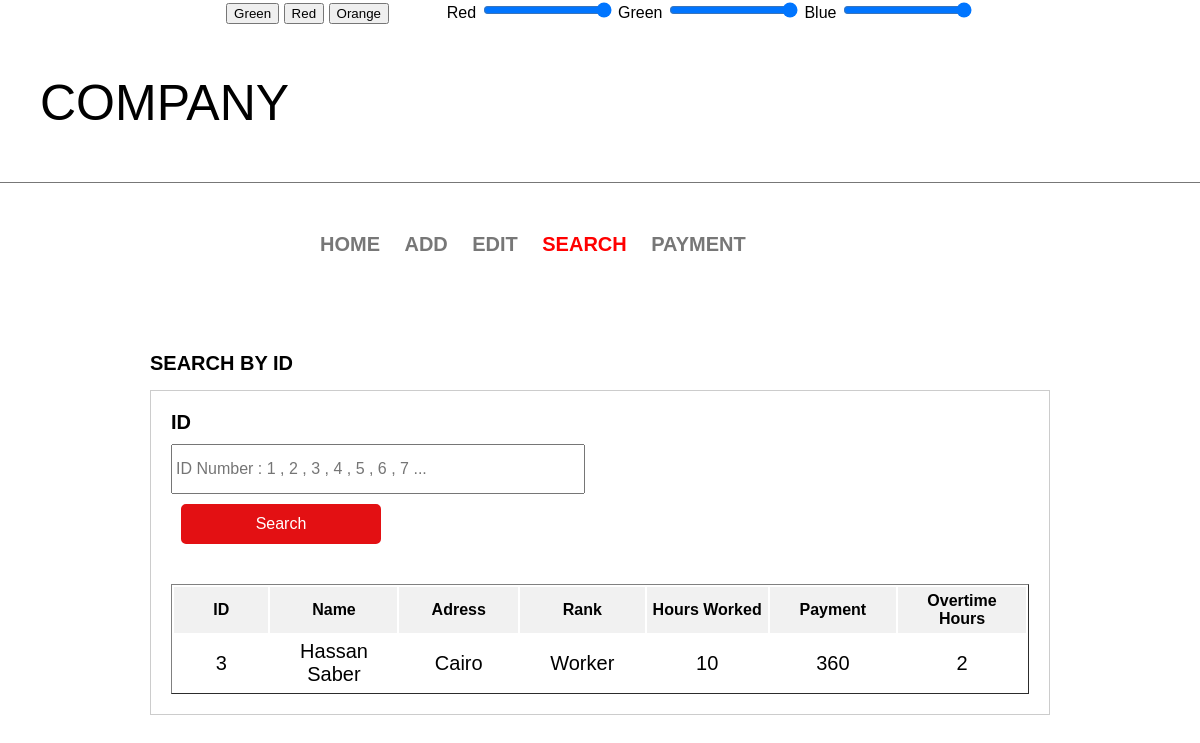
/Search.php?ID=3, run on the app's committed database.
### tables this page shows
CREATE TABLE `Employe_Data` (
  `ID` int(11) NOT NULL,
  `Name` varchar(45) DEFAULT NULL,
  `adress` varchar(45) DEFAULT NULL,
  `rank` varchar(45) DEFAULT NULL,
  `hours_worked` int(11) DEFAULT NULL,
  `payment` float DEFAULT NULL,
  `overtime_hours` int(11) DEFAULT NULL
);

### Search.php (the view, shortened to what this page needs)
 <?php
 include 'connection.php';
 $error['ID'] = "";
?>
 <!DOCTYPE html>
 <html lang="en" dir="ltr">
   <head>
     <link rel="stylesheet" href="style.css">
   </head>
   <body>
     <center>
       <input type="submit" class="btn2" onclick="changeBackground('green')" value="Green" >
       <input type="submit" class="btn2" onclick="changeBackground('red')" value="Red">
       <input type="submit" class="btn2" onclick="changeBackground('orange')" value="Orange"> &nbsp;&nbsp;&nbsp;&nbsp;&nbsp;&nbsp;&nbsp;&nbsp;&nbsp;&nbsp;&nbsp;
     Red <input type="range" id="red" value="255" min="0" max="255" onchange="onSliderChanged()" style="background:red">
     Green <input type="range" id="green" value="255" min="0" max="255" onchange="onSliderChanged()" style="background:green">
     Blue <input type="range" id="blue" value="255" min="0" max="255" onchange="onSliderChanged()" style="background:blue">
   </center>
    <header class="head">
      <p>company</p>
    </header>
    <div class="container">
      <div class="links">
         <a href="index.php">Home</a>
         <a href="add_employe.php">Add</a>
         <a href="updateData.php">Edit</a>
         <a href="Search.php" class="ch">Search</a>
         <a href="showData.php">payment</a>
      </div>
  </div><br><br>
  <article>
    <div class="header_form">
      Search By ID
    </div>
    <div class="registration">
      <form method="get">
        <div class="field_input">
          <label>ID</label><br />
          <input type="number" name="ID" placeholder="ID Number : 1 , 2 , 3 , 4 , 5 , 6 , 7 ... ">
          <?php  echo $error['ID'];?><br>
          <input type="submit" name="submit" value="Search" class="btn1" style="width:200px">
        </div>
  </form>
     <div class="SearchId">
  <?php
   $error = array(
                  'ID' => '',
          );
   if(!empty($_GET['ID']))
   {
     $ID = $_GET['ID'];
     $sql = "SELECT * FROM Employe_Data WHERE ID = ?";
     $stmt = $con -> prepare($sql);
     $stmt -> execute(array($ID));
     $sql2 = "SELECT * FROM Employe_Data WHERE ID = ?";
     $stmt2 = $con -> prepare($sql2);
     $stmt2 -> execute(array($ID));
     $number = $stmt2 -> rowCount();
     if($number > 0)
     {
           echo "<table border = 1>";
           echo "<tr>
           <th style='text-align:center'>ID</th>
           <th style='text-align:center'>Name</th>
           <th style='text-align:center'>Adress</th>
           <th style='text-align:center'>Rank</th>
           <th style='text-align:center'>Hours Worked</th>
           <th style='text-align:center'>Payment</th>
           <th style='text-align:center'>Overtime Hours</th>
           </tr>";
           while($row = $stmt->fetch())
           {
             echo "<tr>";
             echo "<td style='text-align:center'>$row[0]</td>";
             echo "<td style='text-align:center'>$row[1]</td>";
             echo "<td style='text-align:center'>$row[2]</td>";
             echo "<td style='text-align:center'>$row[3]</td>";
             echo "<td style='text-align:center'>$row[4]</td>";
             echo "<td style='text-align:center'>$row[5]</td>";
             echo "<td style='text-align:center'>$row[6]</td>";
             echo "</tr>";
           }
     }
     else
     {
       echo "<span class='error'>The Data of ID [ $ID ] is Not Found or You Don't Have Permission To Read</span><br>";
     }
   }
else
  {
     $error['ID'] = "<span class='error'>* ID is Required</span>";
  }
  ?>
</div>
    </div>
      </article>
</body>
</html>

### style.css (style rules this page uses)
body { margin:0px; padding:0px; font-family:Arial }
.head { border-bottom:1px solid #777; padding-left:40px; font-size:50px; text-transform:uppercase; }
.container { width:600px; margin: 50px auto 0px; }
.links { margin-bottom:30px; text-transform:uppercase; }
.links a { text-decoration:none; color:#777; padding-left:20px; font-size:20px; font-weight:bold }
article { width:900px; margin:0px auto; }
.header_form { text-align:left; margin:30px 0px 15px; font-size: 20px; font-weight:bold; text-transform:uppercase; }
.registration { border:1px solid #ccc; }
.field_input { width: 90%; margin:5px; padding:15px; }
.field_input label { font-size: 20px; font-weight:bold; }
.field_input input { width:50%; height:40px; margin-top:10px; padding:3px; outline:none; font-size:16px; }
.btn1 { background-color:rgba(227,16,19,1); width:200px; margin-left:10px; padding:10px; color:#fff; font-size:20px; border:2px solid #e31013; transition-duration: 0.4s; cursor:pointer; border-radius:5px; text-align:center; outline:none; }
.container .links .ch { color:#f00; }
.registration .SearchId { padding: 20px; }
th { background-color:#f1f1f1; border:none; padding:5px; width:200px; }
td { font-size:20px; border:none; padding:5px; }

### data on the page
employe_data: ID "3", Name "Hassan Saber", adress "Cairo", rank "Worker", hours_worked "10", payment "360", overtime_hours "2"
